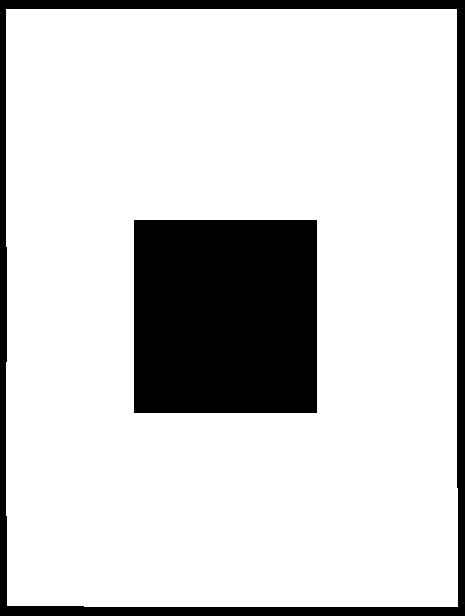
%> input picture Environment learning v2/maps/image2.png, 465 x 616 px
$ octave Unknownmap_v3.m   (GNU Octave 9; MATLAB toolbox functions it lacks are replaced by stand-ins)
%> lines starting %> are read from the running program, lines starting %| are printed output that depends on the picture; in (x1, y1, x2, y2) boxes, pixels count from 0 and x2, y2 are one past the last pixel; in counts of white or black regions, pixels touching at a corner belong together; the program's own positions count from 1
### Environment learning v2/genarea.m
function Obstacle_Area = genarea()
% Interest area value >0
% Obstacle area value =0

I_raw=imread('./maps/image2.png');              % map here
%> I_raw is the input picture: size 616x465x3 uint8; 81.8% white; 2 black regions, box (x1, y1, x2, y2) and area: (134, 220, 317, 413) 35319, (0, 0, 465, 616) 16906

I_raw=imresize(I_raw,[101,101]);    % resize
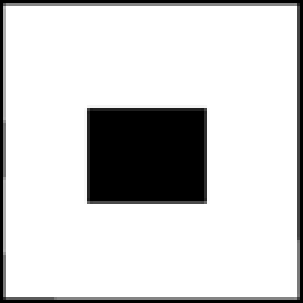
%> I_raw: size 101x101x3 uint8 (shown 3 times larger); min 0, max 255, mean 208.5

I_gray=rgb2gray(I_raw);
Obstacle_Area=im2double(I_gray);
Obstacle_Area=Obstacle_Area*255;

% [5 lines of commented-out code are left out]

### Environment learning v1/Graph.m
function G=Graph(pop,rc)
N=numel(pop)/2;
adj_pop=zeros(N);
for i=1:N
    for j=1:N
        dist = sqrt((pop(i*2)-pop(j*2))^2+(pop(i*2-1)-pop(j*2-1))^2);
        if dist <= rc && dist ~=0
            adj_pop(i,j)=dist;
        end
    end
end
G=graph(adj_pop);

### Environment learning v2/Unknownmap_v3.m
%% Unknownmap Localcom V3
% UnKnownmap v2 but have some upgrades in node classification to work
% better in large map
% solve problem of float nodes moving near sink

%%
clc;
clear;

%%
for TIME=1:50
name = ['./case study robustness/map2 v1.2 robust/map2_', num2str(TIME), '.mat'];
%load(name);
close all;
%% Network parameter

% Monitor area
Obstacle_Area = genarea();
Covered_Area = zeros(size(Obstacle_Area,1),size(Obstacle_Area,2));
[obs_row, obs_col] = find(Obstacle_Area == 0);
%> obs_row = 1539 values from 1 to 101; obs_col = 1539 values from 1 to 101

% nodes info
MaxIt = 800;              % Maximum Number of Iterations
a = 1;                    % Acceleration Coefficient Upper Bound
N = 60;
rc = 16;
rs = 8;
sink=[5 5];
trap_thresh = 10;         % trap node condition
float_thresh= 100;        % float node condition

%moving parameter
v=5;                      % max velocity of node

%% Init first pop
figure;
initpop=unifrnd(min(obs_row)+1,10,[1 2*N]);
%> initpop = 120 values, max 9.97 at index 95, min 2.01 at index 41, mean 6.55
initpop(1,1:2)=sink;
pop=initpop;
%> pop = 120 values, max 9.97 at index 95, min 2.01 at index 41, mean 6.49

% Node role Counter
no_move_counts = zeros(N,1);
no_profit_move_counts = zeros(N,1);
trap_matrix = zeros(N,1);

% Array to Hold Best Cost Values
BestCostIt = zeros(MaxIt, 1);
popIt=repmat(pop,[MaxIt 1]);
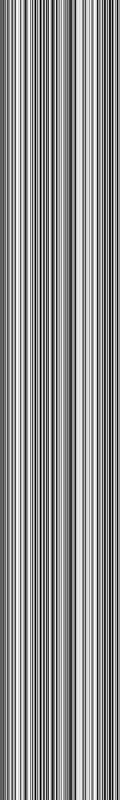
%> popIt: size 800x120 double; min 2.01, max 9.97, mean 6.49; drawn with min black and max white
%> the run ends on the next line

%%     ABC Main Loop
for it = 1:MaxIt
    G=Graph(pop,rc);

$ run again, with Environment learning v2/maps/image1.2.png copied over Environment learning v2/maps/image2.png
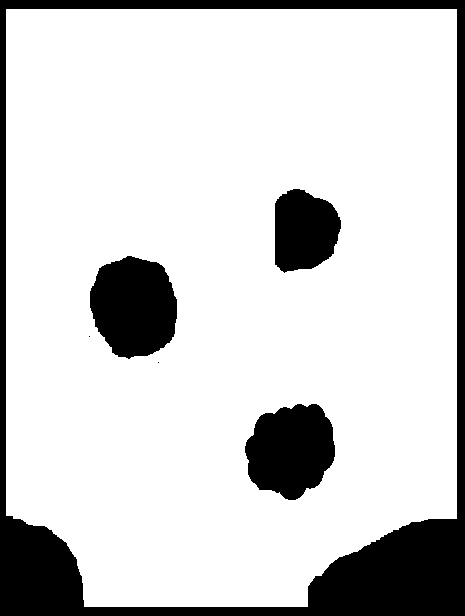
%> input picture Environment learning v2/maps/image1.2.png, 465 x 616 px
%> in genarea, I_raw is the input picture: size 616x465x3 uint8; 82.5% white; 6 black regions (2 under 20 px), largest, box (x1, y1, x2, y2) and area: (0, 0, 465, 616) 32257, (90, 256, 177, 359) 6957, (245, 404, 335, 500) 6502, (275, 189, 341, 273) 4372
%> in genarea, `I_raw=imresize(I_raw,[101,101]);`:
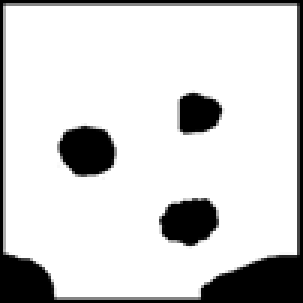
%> I_raw: size 101x101x3 uint8 (shown 3 times larger); min 0, max 255, mean 210.4
%> obs_row = 1489 values from 1 to 101
%> initpop = 120 values, max 9.97 at index 95, min 2.01 at index 41, mean 6.55
%> pop = 120 values, max 9.97 at index 95, min 2.01 at index 41, mean 6.49
